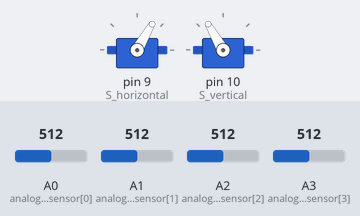
The sketch below on a simulated Arduino Uno, built with avr-gcc and run on an emulated ATmega328P. Parts: 2 × servo. Inputs (shaded band) come from the test bench; at power-on: A0 (analog_pin_sensor[0]) = 512, A1 (analog_pin_sensor[1]) = 512, A2 (analog_pin_sensor[2]) = 512, A3 (analog_pin_sensor[3]) = 512.

Above: at 1.2 s.
1.3 s: A0 (analog_pin_sensor[0]) set to 716
At 1.49 s:
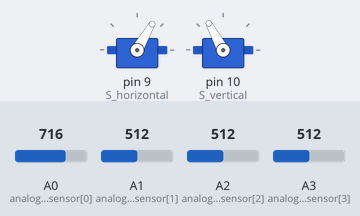
3.2 s: A1 (analog_pin_sensor[1]) set to 716
At 3.58 s:
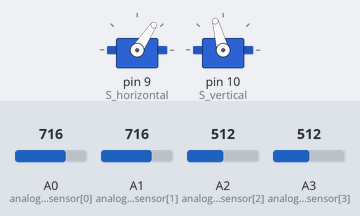
6.2 s: A2 (analog_pin_sensor[2]) set to 315
At 8.0 s:
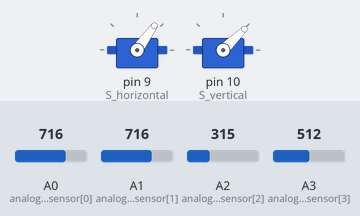
9.2 s: A2 (analog_pin_sensor[2]) set to 289
At 12.0 s:
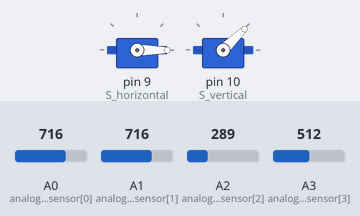
12.2 s: A1 (analog_pin_sensor[1]) set to 307
At 13.4 s:
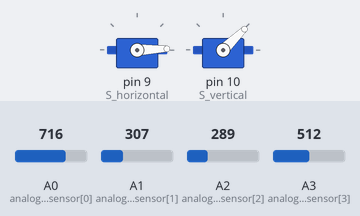
14.1 s: A1 (analog_pin_sensor[1]) set to 281
At 15.07 s:
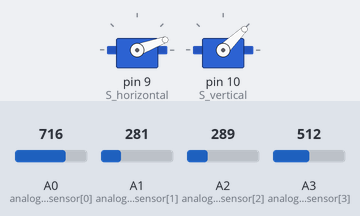
Timing chart, 0 to 20.2 s (numbered marks = the images above; inputs shaded):
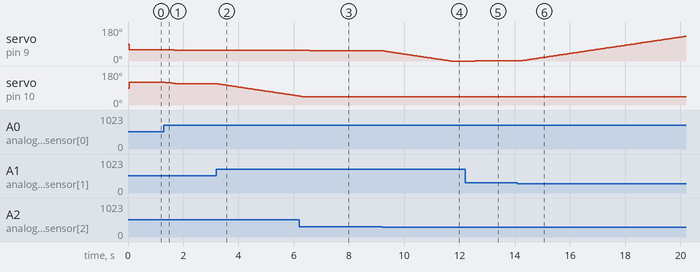

Measured:
- the behaviour switches between 308 and 307 on A2 (analog_pin_sensor[2]) (found by bisection; images 3 and 4)
- the behaviour switches between 289 and 288 on A1 (analog_pin_sensor[1]) (found by bisection; images 5 and 6)
- after the input at 1.3 s, servo on pin 9 (S_horizontal): 60° → 56° after 0.32 s; servo on pin 10 (S_vertical): 120° → 119° after 0.06 s, → 113° 0.13 s later
- after the input at 3.2 s, servo on pin 9 (S_horizontal): 56° → 57° after 0.39 s; servo on pin 10 (S_vertical): moves from 113° to 47° over 3.0 s, starting at once
- after the input at 6.2 s, servo on pin 9 (S_horizontal): 57° → 54° after 0.33 s
- after the input at 9.2 s, servo on pin 9 (S_horizontal): moves from 54° to 0° over 2.4 s, starting at once
- after the input at 12.2 s, servo on pin 9 (S_horizontal): 0° → 2° after 0.37 s
- after the input at 14.1 s, servo on pin 9 (S_horizontal): moves from 2° to 131° over 5.9 s, starting after 0.19 s

The sketch:

SMA_PID.ino
```cpp
#include <Servo.h>

//Array dos pinos ADC usados para ler a  tensão nos LDR's
const int analog_pin_sensor [4] = {A0, A1, A2, A3};


/*arrays e matrix pertencentes à moving average
 * A moving average consistem é uma média que se "move"
 * à media que se faz medidas nos LDR's. Isto é, em vez de se
 * obter 10 valores, realizar-se a media deles, e usar essa média para as operações,
 * sendo necessário obter 10 novos valores para repetir o processo.
 *
 * Isto é uma forma bastante lenta de se realizar uma média, abrandando bastante
 * a velocidade do projeto. Para evitar este problema a moving average tira os 10 valores,
 * realiza a média aritmetica, e no proximo loop, retira o valor mais "antigo" do conjunto
 * e adiciona um novo valor. Desta forma apenas se espera o tempo de obtenção de medida em vez de 10.
 */
int current_read [4] = {0, 0, 0, 0};
float average_sensor[4] = {0, 0, 0, 0} ;
float total[4] = {0, 0, 0, 0};
const int readings = 50; //numero de leituras na moving average. quanto maior, mais smooth, mas mais lento o arduino fica e rapidamente fica sem memoria
float sensor_matrix [4][readings];
int j = 0;


/*faz-se ainda a soma de ambos os sensores do mesmo lado
 * É mais facil para mover o projeto se decompormos em 2 direções para cada servo
 * em vez de termos 4 "vetores" diferentes"
 *
 * I.E: para medidas na horizontal usa-se a info de ambos os LDR's no lado
 * esquerdo, topo e baixo. O mesmo se aplica nas medidas verticais.
 */
float average_left = 0;
float average_right = 0;
float average_up = 0;
float average_down = 0;

/* Para evitar que a esquerda e a direta fiquem "trocadas" quando os painis
 *  ultrapassam os 90º, faz-se a inversão dos dados, podendo assim o tracking
 *  ser correto.
 */
float average_left_inv = 0;
float average_right_inv = 0;


//posição inicial dos servos.
float posH = 60;
float posV = 120;


/* Visto que os paineis tem que fazer tracking em dois eixos
 *  utiliza-se um controlo PID para cada eixo
 */

//---Vertical---//
float SV_V = 0;
float error_V = 0;
float Delta_t_V = 0;
float PID_V = 0;
float Derror_V = 0;
float previous_error_V = 0;
float current_time_V = 0;
float past_time_V = 0;
float P_V = 0, I_V = 0, D_V = 0;
//---------//

//---Horizontal---//
float SV_H = 0;
float error_H = 0;
float Delta_t_H = 0;
float PID_H = 0;
float Derror_H = 0;
float previous_error_H = 0;
float current_time_H = 0;
float past_time_H = 0;
float P_H = 0, I_H = 0, D_H = 0;
//---------//

//Constantes de tunning
/*Com estas obti a menor oscilação que consegui
   Parece funcionar melhor com valores baixos na P, altos na D
   e sem a parte integral no controlo. Quando colocava algum
   valor aqui o sistema começava a oscilar bastante outra vez
*/
float Kp_H = 0.3, Ki_H = 0, Kd_H = 40;
float Kp_V = 0.15, Ki_V = 0, Kd_V = 90;


//quantas medidas faz inicialmente para encher os arrays e estabilizar as médias
int first_measures = 300;
int x = 0; // var usada no while loop


//codigo necessário para os servos
Servo S_horizontal;
Servo S_vertical;

/*-------------------------------------------------------------------------*/
void setup() {

  //para encher com 0's a matrix da moving average
  for (int i = 0; i < 4; i++) {
    for (int j = 0; j < readings; j++) {
      sensor_matrix[i][j] = 0;
    }
  }

  S_horizontal.attach(9);
  S_vertical.attach(10);

  //PID
  past_time_V = millis();
  past_time_H = millis();


  //corre a moving average para quando chegar ao PID já ter valores estaveis
  while ( x < first_measures) {

    for (int i = 0; i <= 3; i++) {
      j = current_read [i];
      if (j >= readings - 1) {
        for (int k = 0; k <= 3; k++) {
          current_read[k] = 0;
        }
        j = 0;
      }
      total[i] = total[i] - sensor_matrix [i][j];
      sensor_matrix [i][j] = analogRead(analog_pin_sensor[i]);
      total[i] = total [i] + sensor_matrix [i][j];
      average_sensor[i] = total[i] / readings;
      current_read [i] = j + 1;
      x++;

    }
  }
}

void loop() {

  /* moving average
   *  Como temos 4 sensores, e cada um com X medidas, criou-se uma matriz para o armazenamento
   *  dos dados, em vez de quadruplicar todas as variaveis necessárias.
   *  as variaveis i,j, e k sao apenas para controlo dos loops.
   */
  for (int i = 0; i <= 3; i++) {
    j = current_read [i];
    if (j >= readings - 1) {
      for (int k = 0; k <= 3; k++) {
        current_read[k] = 0;
      }
      j = 0;
    }
    total[i] = total[i] - sensor_matrix [i][j];
    sensor_matrix [i][j] = analogRead(analog_pin_sensor[i]);
    total[i] = total [i] + sensor_matrix [i][j];
    average_sensor[i] = total[i] / readings;
    current_read [i] = j + 1;
  }

  //faz as medias usando as 4 sensores de cada "lado"
  //vertical e horizontal

  average_left = (average_sensor[2] + average_sensor[0]) / 2;
  average_right = (average_sensor[1] + average_sensor[3]) / 2;
  average_up = (average_sensor[2] + average_sensor[3]) / 2;
  average_down = (average_sensor[1] + average_sensor[0]) / 2;

  if (posV <= 105) { // 105º fica perpendicular com a base devido à rotação no servo quando se montou a estrutura
    average_left_inv = average_left;
    average_right_inv = average_right;
    average_left = average_right;
    average_right = average_left_inv;
  }

  current_time_V = millis();

  /***********************PID VERTICAL **********************************************/
  Delta_t_V = current_time_V - past_time_V;
  past_time_V = current_time_V;

  error_V = SV_V - (average_down - average_up);

  Derror_V = error_V - previous_error_V;
  previous_error_V = error_V;

  P_V = Kp_V * error_V;

  I_V = I_V + Ki_V * error_V * Delta_t_V;
  I_V = constrain(I_V, -55, 55);

  D_V = Kd_V * Derror_V / Delta_t_V;
  PID_V = P_V + I_V + D_V;

//  ...........................................................................
  /*O algoritmo PID "puro" revelou-se nao ser adequado para o controlo direto dos servos
   * neste trabalho visto não haver um set-point
   * concentro, além de que, mesmo tentando calibrar o Kp, Ki e Kd, o movimento era bastante errático.
   * Isto resultava nos paineis a oscilar severamente sem nunca atingir equilibrio
   * Para corrigir esse problema, e de forma a reduzir a velocidade de movimento dos paineis.
   * É necessária uma velocidade reduzida nos movimentos devido à inercia da estrutura. Quando os servos
   * se movimentavam mais rapidamente, a estrutura acabava por ultrapassar o ponto de equilibrio. Para compensar
   * isto os servos moviam mais uma vez na direção oposta, mas volta a acontecer "overshoot". Isto repetia-se
   */

  if (PID_V > 0.0 && abs(PID_V) > 25) { //para evitar oscilações quando o PID se encontrava proximo de 0, apenas se o deixava controlar
    //o sistema acima de certo valor
    posV = constrain(posV + 0.2, 44, 169); //a velocidade é controlada pelo valor somado à var PosV/H
  }//devido à estrutura fisica, o movimento do servo vertical teve que ser limitado
  else if (PID_V < 0.0 && abs(PID_V) > 25) {
    posV = constrain(posV - 0.2, 44, 169);
  }
  else {
    posV = posV;
  }

  /*------------------------------------------------------------------------------*/

  //na secção horizontal, aplica-se o mesmo que foi explicado na vertical

  /***********************PID HORIZONTAL********************************************/
  current_time_H = millis();

  Delta_t_H = current_time_H - past_time_H;
  past_time_H = current_time_H;

  error_H = SV_H - (average_left - average_right);

  Derror_H = error_H - previous_error_H;
  previous_error_H = error_H;

  P_H = Kp_H * error_H;

  I_H = I_H + Ki_H * error_H * Delta_t_H;
  I_H = constrain(I_H, -55, 55);

  D_H = Kd_H * Derror_H / Delta_t_H;
  PID_H = P_H + I_H + D_H;

  if (PID_H > 0.0 && abs(PID_H) > 30) {
    posH = constrain(posH + 0.2, 0, 180);
  }
  else if (PID_H < 0.0 && abs(PID_H) > 30) {
    posH = constrain(posH - 0.2, 0, 180);
  }
  else {
    posH = posH;
  }
/*NOTA: existe sempre alguma oscilação na parte horizontal
 * Isto deve-se simplesmente à inercia mais uma vez
 * O arduino diz ao servo para se manter num angulo especifico
 * mas o servo nunca consegue ficar exato nesse angulo. Como este tenta sempre manter o angulo que lhe
 * foi instruido, ele tenta corrigir. Isso resulta em oscilações. No entanto, estas não são responsaveis
 * por qualquer algoritmo de controlo
 */

  /*------------------------------------------------------------------------------*/
  //Envia-se as instruçõesp para os servos
  S_horizontal.write(posH);
  S_vertical.write(posV);


  delay(8);
/*O delay serve apenas para dar algum tempo para a estrutura "estabilizar". Sem este o sistema reagia
 * rápido demais, não deixando os movimentos acontecer de forma fluida e criando oscilações.
 */

}
```
